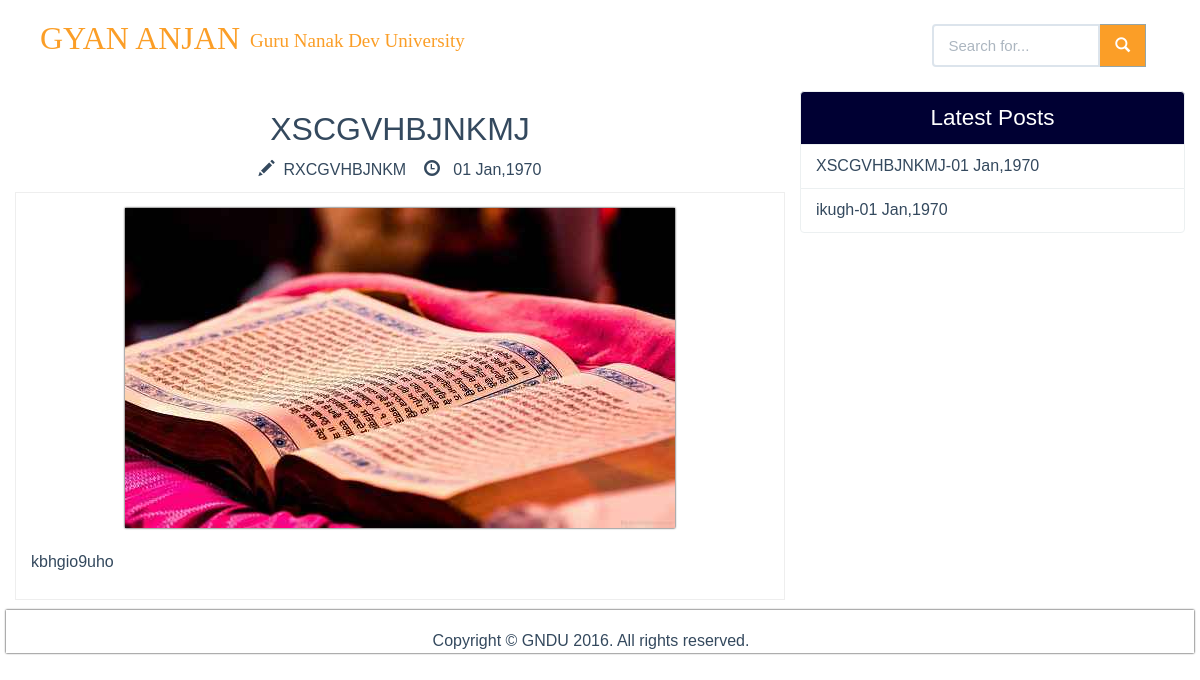
The app's page /blog-view?id=2 with its own data.
### tables this page shows
CREATE TABLE `gyananjan_blog` (
  `id` int(11) NOT NULL,
  `title` varchar(100) NOT NULL,
  `author` varchar(100) NOT NULL,
  `blog` longtext NOT NULL,
  `bdate` varchar(32) NOT NULL,
  `bimage` varchar(100) NOT NULL,
  `views` int(11) NOT NULL
);

### blog-view.php (the view, shortened to what this page needs)
<?php
	 include 'admin/db/connect.php';
$id = $_GET['id'];
$query = "SELECT * FROM gyananjan_blog WHERE id = '$id'";
$result= $db->query($query);
$row = $result->fetch_array();
?>
<?php include 'includes/meta.php';  ?>
	<?php include 'includes/css.php';
   ?>
		</head>
		<body class="container">
			<?php include 'includes/nav.php';
      ?>
				<div class="container head">
					<div class="row">
						<div class="col-md-8">
							<article>
								<h2 class="text-center"><a href="singlepost.html"><?php echo $row['title'];?></a></h2>
								<div class="row text-center">
									<div class="group2 col-sm-12 col-md-12">
										<span class="glyphicon glyphicon-pencil"> </span>&nbsp;&nbsp;<?php echo $row['author']; ?> &nbsp;&nbsp;
										<span class="glyphicon glyphicon-time"></span>&nbsp;&nbsp; <?php echo date("d M,Y",strtotime($row['bdate'])); ?>
									</div>
								</div>
								<div  style="border:1px solid #eee;padding:15px;background-color:#fff;word-wrap:break-word;">
								<img  src="admin/images/reduceSize/<?php echo $row["bimage"]; ?>" class="text-center img img-responsive pres">
								<br />
						<?php echo $row['blog']; ?>
								</div>
							</article>
						</div>
						<div class="latest-posts">
						<ul class="list-group col-md-4">
								<li class="list-group-item text-center lead">Latest Posts</li>
							<?php
							$query2 = "SELECT * FROM gyananjan_blog ORDER BY bdate DESC LIMIT 10";
							$getResult = $db->query($query2);
							if ($getResult->num_rows > 0) {
	while ($data = $getResult->fetch_assoc()) {
			echo	'<li class="list-group-item"><a href="blog-view?id='.$data['id'].'">'.$data['title'].'-'.date("d M,Y",strtotime($data['bdate'])). '</a></li>';
	}
} else {echo '"<li class="list-group-item"><a href="">No Latest Posts! </a></li>"';}
								?>
						</ul>
						</div>
					</div>
				</div>
				<footer>
					<div class="container">
						<p class="text-center" style="padding-top:20px;margin:0!important;">Copyright &copy; GNDU
							<?php echo date("Y");?>. All rights reserved.</p>
					</div>
				</footer>
		</body>
		</html>

### includes/css.php (style rules this page uses)
.container { margin-right: auto !important; margin-left: auto !important; }
@media screen  and (max-width:1200px ) { body { width:99% !important; margin:auto !important; } }

### records on screen
gyananjan_blog: title "XSCGVHBJNKMJ", author "RXCGVHBJNKM", bdate "01 Jan,1970", bimage (picture), blog "kbhgio9uho"
gyananjan_blog: title "ikugh", bdate "01 Jan,1970"
